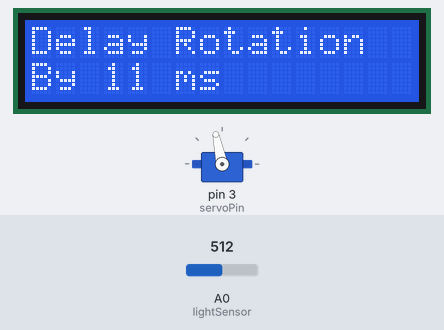
Recording of a sketch running on a simulated Arduino Uno, built with avr-gcc and run on an emulated ATmega328P. Parts: servo, 16×2 character LCD. The inputs (shaded band) are chosen by the test bench; at power-on: A0 (lightSensor) = 512.

Above: at 1.2 s.
1.3 s: A0 (lightSensor) set to 490
At 4.24 s:
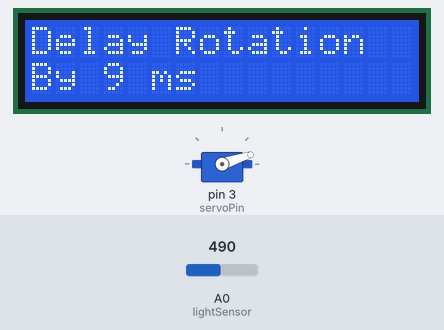
6.2 s: A0 (lightSensor) set to 306
At 7.63 s:
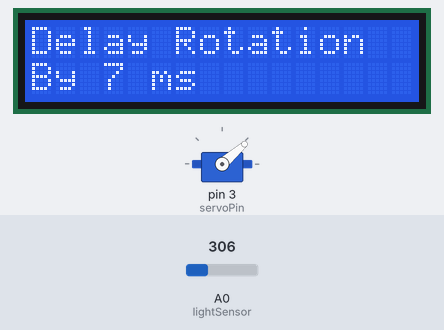
11.1 s: A0 (lightSensor) set to 290
At 12.8 s:
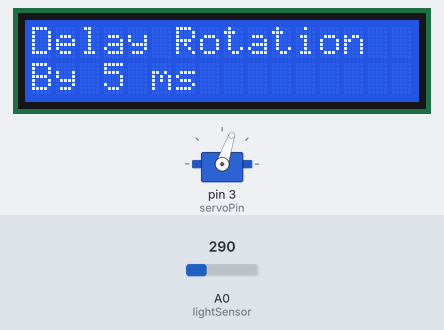
Timing chart, 0 to 22.0 s (numbered marks = the images above; inputs shaded):
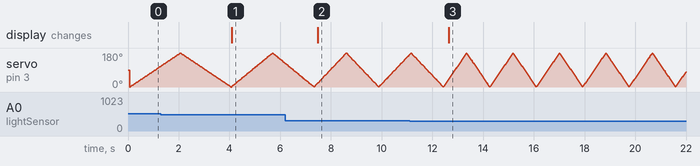

Measured:
- after the input at 1.3 s, the display: changes after 2.8 s (image 1)
- after the input at 6.2 s, the display: changes after 1.3 s (image 2)
- after the input at 11.1 s, the display: changes after 1.6 s (image 3)

The sketch:

main.ino
```cpp
/**
 * The Arduino sketch that declares the setup
 * and loop methods that will be programmed into
 * the microcontroller
 *
 * @author Mohit Kewalramani
 * @version 1.0
 * @published 2017-06-24
 */

#include <Servo.h>
#include <LiquidCrystal.h>

/*
The pin on the Arduino that reads the analog value of the
resistance accross the circuit containing the light-dependent resistor
*/
int lightSensor = A0;

// The output pin to which the Servo is connected
int servoPin = 3;

Servo servo;
LiquidCrystal lcd(12, 11, 7, 6, 5, 4);  // Initializes the pins that control the LCD

/**
 * The method that occurs once at the start of the run to set
 * up the pins and establish the initial configuration
*/
void setup() {
    pinMode(lightSensor, INPUT);      // Initializes the lightSensor (A0) to be input variable
    pinMode(servoPin, OUTPUT);        // Initializes the servoPin (3) to be output variable
    servo.attach(3);                  // Attaches the servo to pin 3
    lcd.begin(16,2);                  // Initializes the LCD to have 16 columns, 2 rows
}

/**
 * The method that occurs repeatedly while the microcontroller is supplied
 * with power. This method runs after the setup has ran.
*/
void loop() {
    // Reads in the resistance value of from the light-dependent resistor circuit
    int lightSensorValue = analogRead(lightSensor);

    // Constrains the value to a value between 100 and 700
    int range = constrain(lightSensorValue, 100, 700);

    // Calls the helper method to decide the time by which to delay the Servo rotation
    int delayTimeValue = delayTime(range);

    // Go to first row of LCD and print the output heading
    lcd.setCursor(0, 0);
    lcd.print("Delay Rotation");

    // Go to second row of LCD and print the time by which the Servo rotation is delayed
    lcd.setCursor(0, 1);
    lcd.print("By " + String(delayTimeValue) + " ms ");

    // Based on delay time, accordingly rotate the Servo
    rotateServo(delayTimeValue);
}
```

servo.ino
```cpp
/**
 * Helper methods that assist with the rotating the Servo.
 * @author Mohit Kewalramani
 * @version 1.0
 * @published 2017-06-24
 */

/**
 * This method rotates the Servo 180 degrees forward, and 180 degrees
 * backward. The rotation is stalled by a delay. The delay is an integer
 * generated by the delayTime() method and is based on the resistance in
 * through the circuit with the attached light-dependent resistor.
 *
 * @param delayValue The integer value to delay the rotation by. The value
 *    given is the value of milliseconds the rotation is stalled by
 */
void rotateServo(int delayValue){
    // Rotate from 0 -> 180 degrees
    for(int pos = 0; pos < 180; pos++){
      servo.write(pos);
      delay(delayValue);
    }

    // Rotate backwards from 180 -> 0 degrees
    for(int pos = 180; pos >= 1; pos--){
      servo.write(pos);
      delay(delayValue);
    }
}


/**
 * A function that generates the delay value that is generated (in milliseconds)
 * based on the analog value of reading the resistance flowing through the circuit
 * (light-dependent resistor present).
 *
 * @param range The constrained (0 <= i <= 700) value of the Analog output read
 * from the circuit containing the light-dependent resistor
 *
 * @return int The number of milliseconds with which to slow down each degree
 * rotation of the servo.
 */
int delayTime(int range){
  if (range > 600 && range <= 700){
    return 13;
  }
  else if (range > 500 && range <= 600){
    return 11;
  }
  else if (range > 400 && range <= 500){
    return 9;
  }
  else if (range > 300 && range <= 400){
    return 7;
  }
  else if (range > 200 && range <= 300){
    return 5;
  }
  else if (range > 100 && range <= 200){
    return 3;
  }
  else if (range > 0){
    return 1;
  }
  return 0;
}
```
